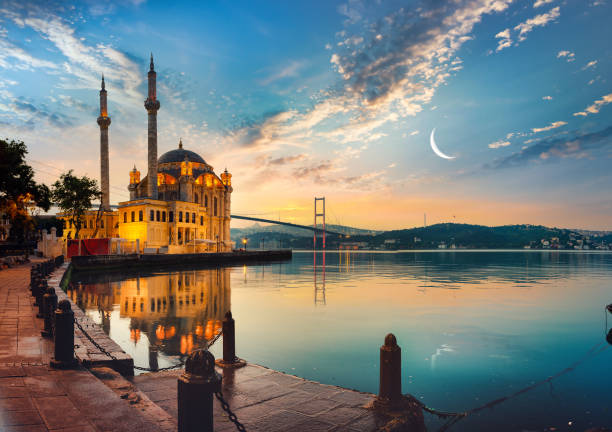
#> input picture görüntü işleme/piksel2/piksel2.jpg, 612 x 432 px
$ python piksel2.py
#> lines starting #> are read from the running program, lines starting #| are printed output that depends on the picture; after the words box and inside, x2 and y2 are one past the last pixel; in counts of white or black regions, pixels touching at a corner belong together
import cv2
import numpy as np

resim=cv2.imread("piksel2.jpg")
#> resim is the input picture: shape (432, 612, 3); mean B, G, R 122, 125.2, 120.3

resim[50,30]=[255,255,255]
#> resim: shape (432, 612, 3); under 0.01% of pixels changed, all inside (x1, y1, x2, y2) = (30, 50, 31, 51)

for i in range(0,100):
    for k in range(0,100):
        resim[i,k]=[255,255,255]
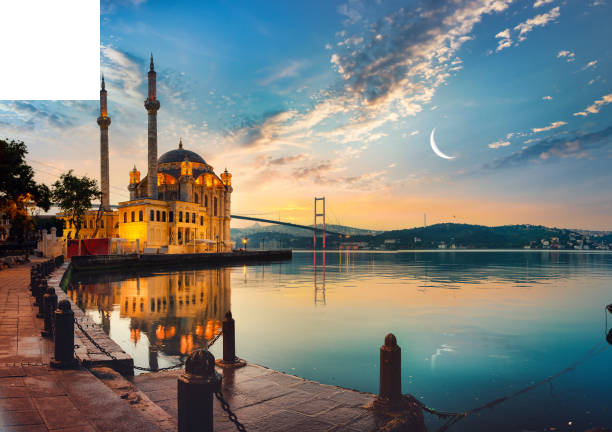
#> resim: shape (432, 612, 3); mean B, G, R 124.1, 128.2, 124.9


cv2.imshow("ist",resim)
cv2. waitKey(0)
cv2.destroyAllWindows()
